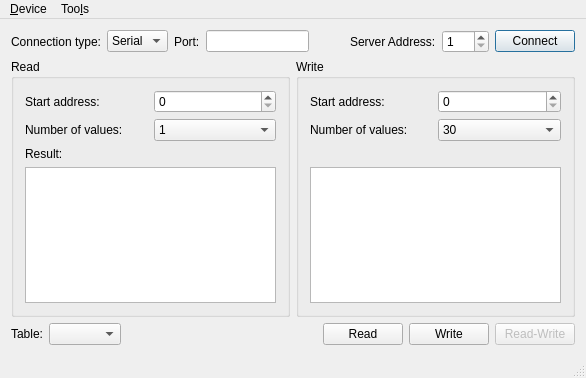
<?xml version="1.0" encoding="UTF-8"?>
<ui version="4.0">
 <class>MainWindow</class>
 <widget class="QMainWindow" name="MainWindow">
  <property name="geometry">
   <rect>
    <x>0</x>
    <y>0</y>
    <width>586</width>
    <height>378</height>
   </rect>
  </property>
  <property name="maximumSize">
   <size>
    <width>16777215</width>
    <height>1000</height>
   </size>
  </property>
  <property name="windowTitle">
   <string>Modbus Master Example</string>
  </property>
  <widget class="QWidget" name="centralWidget">
   <layout class="QVBoxLayout" name="verticalLayout">
    <item>
     <layout class="QGridLayout" name="gridLayout">
      <item row="0" column="5">
       <widget class="QLabel" name="label_27">
        <property name="sizePolicy">
         <sizepolicy hsizetype="Maximum" vsizetype="Preferred">
          <horstretch>0</horstretch>
          <verstretch>0</verstretch>
         </sizepolicy>
        </property>
        <property name="text">
         <string>Server Address:</string>
        </property>
       </widget>
      </item>
      <item row="0" column="7">
       <widget class="QPushButton" name="connectButton">
        <property name="sizePolicy">
         <sizepolicy hsizetype="Maximum" vsizetype="Fixed">
          <horstretch>0</horstretch>
          <verstretch>0</verstretch>
         </sizepolicy>
        </property>
        <property name="text">
         <string>Connect</string>
        </property>
        <property name="checkable">
         <bool>false</bool>
        </property>
        <property name="autoDefault">
         <bool>false</bool>
        </property>
        <property name="default">
         <bool>true</bool>
        </property>
       </widget>
      </item>
      <item row="0" column="4">
       <spacer name="horizontalSpacer">
        <property name="orientation">
         <enum>Qt::Horizontal</enum>
        </property>
        <property name="sizeHint" stdset="0">
         <size>
          <width>40</width>
          <height>20</height>
         </size>
        </property>
       </spacer>
      </item>
      <item row="0" column="6">
       <widget class="QSpinBox" name="serverEdit">
        <property name="sizePolicy">
         <sizepolicy hsizetype="Maximum" vsizetype="Fixed">
          <horstretch>0</horstretch>
          <verstretch>0</verstretch>
         </sizepolicy>
        </property>
        <property name="minimum">
         <number>1</number>
        </property>
        <property name="maximum">
         <number>247</number>
        </property>
       </widget>
      </item>
      <item row="0" column="1">
       <widget class="QComboBox" name="connectType">
        <item>
         <property name="text">
          <string>Serial</string>
         </property>
        </item>
        <item>
         <property name="text">
          <string>TCP</string>
         </property>
        </item>
       </widget>
      </item>
      <item row="0" column="2">
       <widget class="QLabel" name="label_2">
        <property name="sizePolicy">
         <sizepolicy hsizetype="Maximum" vsizetype="Preferred">
          <horstretch>0</horstretch>
          <verstretch>0</verstretch>
         </sizepolicy>
        </property>
        <property name="text">
         <string>Port:</string>
        </property>
       </widget>
      </item>
      <item row="0" column="0">
       <widget class="QLabel" name="label">
        <property name="text">
         <string>Connection type:</string>
        </property>
       </widget>
      </item>
      <item row="0" column="3">
       <widget class="QLineEdit" name="portEdit">
        <property name="sizePolicy">
         <sizepolicy hsizetype="Preferred" vsizetype="Fixed">
          <horstretch>0</horstretch>
          <verstretch>0</verstretch>
         </sizepolicy>
        </property>
       </widget>
      </item>
     </layout>
    </item>
    <item>
     <layout class="QHBoxLayout" name="horizontalLayout_2">
      <item>
       <widget class="QGroupBox" name="groupBox_2">
        <property name="minimumSize">
         <size>
          <width>250</width>
          <height>0</height>
         </size>
        </property>
        <property name="title">
         <string>Read</string>
        </property>
        <layout class="QGridLayout" name="gridLayout_3">
         <item row="0" column="0">
          <widget class="QLabel" name="label_4">
           <property name="text">
            <string>Start address:</string>
           </property>
          </widget>
         </item>
         <item row="0" column="1">
          <widget class="QSpinBox" name="readAddress">
           <property name="maximumSize">
            <size>
             <width>124</width>
             <height>27</height>
            </size>
           </property>
           <property name="maximum">
            <number>1000</number>
           </property>
           <property name="displayIntegerBase">
            <number>16</number>
           </property>
          </widget>
         </item>
         <item row="1" column="0">
          <widget class="QLabel" name="label_5">
           <property name="text">
            <string>Number of values:</string>
           </property>
          </widget>
         </item>
         <item row="1" column="1">
          <widget class="QComboBox" name="readSize">
           <property name="currentIndex">
            <number>0</number>
           </property>
           <item>
            <property name="text">
             <string>1</string>
            </property>
           </item>
           <item>
            <property name="text">
             <string>30</string>
            </property>
           </item>
           <item>
            <property name="text">
             <string>2</string>
            </property>
           </item>
           <item>
            <property name="text">
             <string>3</string>
            </property>
           </item>
           <item>
            <property name="text">
             <string>4</string>
            </property>
           </item>
           <item>
            <property name="text">
             <string>5</string>
            </property>
           </item>
           <item>
            <property name="text">
             <string>6</string>
            </property>
           </item>
           <item>
            <property name="text">
             <string>7</string>
            </property>
           </item>
           <item>
            <property name="text">
             <string>8</string>
            </property>
           </item>
           <item>
            <property name="text">
             <string>9</string>
            </property>
           </item>
           <item>
            <property name="text">
             <string>10</string>
            </property>
           </item>
           <item>
            <property name="text">
             <string>12</string>
            </property>
           </item>
          </widget>
         </item>
         <item row="2" column="0">
          <widget class="QLabel" name="label_9">
           <property name="text">
            <string>Result:</string>
           </property>
          </widget>
         </item>
         <item row="3" column="0" colspan="2">
          <widget class="QListWidget" name="readValue">
           <property name="minimumSize">
            <size>
             <width>0</width>
             <height>0</height>
            </size>
           </property>
          </widget>
         </item>
        </layout>
       </widget>
      </item>
      <item>
       <widget class="QGroupBox" name="writeGroupBox">
        <property name="minimumSize">
         <size>
          <width>225</width>
          <height>0</height>
         </size>
        </property>
        <property name="title">
         <string>Write</string>
        </property>
        <layout class="QGridLayout" name="gridLayout_2">
         <item row="0" column="0">
          <widget class="QLabel" name="label_7">
           <property name="text">
            <string>Start address:</string>
           </property>
          </widget>
         </item>
         <item row="3" column="0" colspan="2">
          <widget class="QTreeView" name="writeValueTable">
           <property name="showDropIndicator" stdset="0">
            <bool>true</bool>
           </property>
           <property name="alternatingRowColors">
            <bool>true</bool>
           </property>
           <property name="rootIsDecorated">
            <bool>false</bool>
           </property>
           <property name="uniformRowHeights">
            <bool>true</bool>
           </property>
           <property name="itemsExpandable">
            <bool>false</bool>
           </property>
           <property name="expandsOnDoubleClick">
            <bool>false</bool>
           </property>
           <attribute name="headerVisible">
            <bool>true</bool>
           </attribute>
          </widget>
         </item>
         <item row="0" column="1">
          <widget class="QSpinBox" name="writeAddress">
           <property name="maximum">
            <number>9</number>
           </property>
          </widget>
         </item>
         <item row="1" column="0">
          <widget class="QLabel" name="label_8">
           <property name="text">
            <string>Number of values:</string>
           </property>
          </widget>
         </item>
         <item row="1" column="1">
          <widget class="QComboBox" name="writeSize">
           <property name="currentIndex">
            <number>0</number>
           </property>
           <item>
            <property name="text">
             <string>30</string>
            </property>
           </item>
           <item>
            <property name="text">
             <string>10</string>
            </property>
           </item>
          </widget>
         </item>
         <item row="2" column="0">
          <widget class="QLabel" name="label_3">
           <property name="text">
            <string/>
           </property>
          </widget>
         </item>
        </layout>
       </widget>
      </item>
     </layout>
    </item>
    <item>
     <layout class="QHBoxLayout" name="horizontalLayout">
      <item>
       <widget class="QLabel" name="label_6">
        <property name="text">
         <string>Table:</string>
        </property>
       </widget>
      </item>
      <item>
       <widget class="QComboBox" name="writeTable"/>
      </item>
      <item>
       <spacer name="horizontalSpacer_2">
        <property name="orientation">
         <enum>Qt::Horizontal</enum>
        </property>
        <property name="sizeHint" stdset="0">
         <size>
          <width>13</width>
          <height>17</height>
         </size>
        </property>
       </spacer>
      </item>
      <item>
       <widget class="QPushButton" name="readButton">
        <property name="sizePolicy">
         <sizepolicy hsizetype="Maximum" vsizetype="Fixed">
          <horstretch>0</horstretch>
          <verstretch>0</verstretch>
         </sizepolicy>
        </property>
        <property name="text">
         <string>Read</string>
        </property>
       </widget>
      </item>
      <item>
       <widget class="QPushButton" name="writeButton">
        <property name="text">
         <string>Write</string>
        </property>
       </widget>
      </item>
      <item>
       <widget class="QPushButton" name="readWriteButton">
        <property name="enabled">
         <bool>false</bool>
        </property>
        <property name="text">
         <string>Read-Write</string>
        </property>
       </widget>
      </item>
     </layout>
    </item>
   </layout>
  </widget>
  <widget class="QStatusBar" name="statusBar"/>
  <widget class="QMenuBar" name="menuBar">
   <property name="geometry">
    <rect>
     <x>0</x>
     <y>0</y>
     <width>586</width>
     <height>25</height>
    </rect>
   </property>
   <widget class="QMenu" name="menuDevice">
    <property name="title">
     <string>&amp;Device</string>
    </property>
    <addaction name="actionConnect"/>
    <addaction name="actionDisconnect"/>
    <addaction name="separator"/>
    <addaction name="actionExit"/>
   </widget>
   <widget class="QMenu" name="menuToo_ls">
    <property name="title">
     <string>Too&amp;ls</string>
    </property>
    <addaction name="actionOptions"/>
   </widget>
   <addaction name="menuDevice"/>
   <addaction name="menuToo_ls"/>
  </widget>
  <action name="actionConnect">
   <property name="icon">
    <iconset resource="master.qrc">
     <normaloff>:/images/connect.png</normaloff>:/images/connect.png</iconset>
   </property>
   <property name="text">
    <string>&amp;Connect</string>
   </property>
  </action>
  <action name="actionDisconnect">
   <property name="icon">
    <iconset resource="master.qrc">
     <normaloff>:/images/disconnect.png</normaloff>:/images/disconnect.png</iconset>
   </property>
   <property name="text">
    <string>&amp;Disconnect</string>
   </property>
  </action>
  <action name="actionExit">
   <property name="icon">
    <iconset resource="master.qrc">
     <normaloff>:/images/application-exit.png</normaloff>:/images/application-exit.png</iconset>
   </property>
   <property name="text">
    <string>&amp;Quit</string>
   </property>
  </action>
  <action name="actionOptions">
   <property name="icon">
    <iconset resource="master.qrc">
     <normaloff>:/images/settings.png</normaloff>:/images/settings.png</iconset>
   </property>
   <property name="text">
    <string>&amp;Options</string>
   </property>
  </action>
 </widget>
 <layoutdefault spacing="6" margin="11"/>
 <tabstops>
  <tabstop>connectType</tabstop>
  <tabstop>portEdit</tabstop>
  <tabstop>serverEdit</tabstop>
  <tabstop>connectButton</tabstop>
  <tabstop>readAddress</tabstop>
  <tabstop>readSize</tabstop>
  <tabstop>readValue</tabstop>
  <tabstop>writeAddress</tabstop>
  <tabstop>writeSize</tabstop>
  <tabstop>writeValueTable</tabstop>
  <tabstop>writeTable</tabstop>
  <tabstop>readButton</tabstop>
  <tabstop>writeButton</tabstop>
  <tabstop>readWriteButton</tabstop>
 </tabstops>
 <resources>
  <include location="master.qrc"/>
 </resources>
 <connections/>
</ui>
